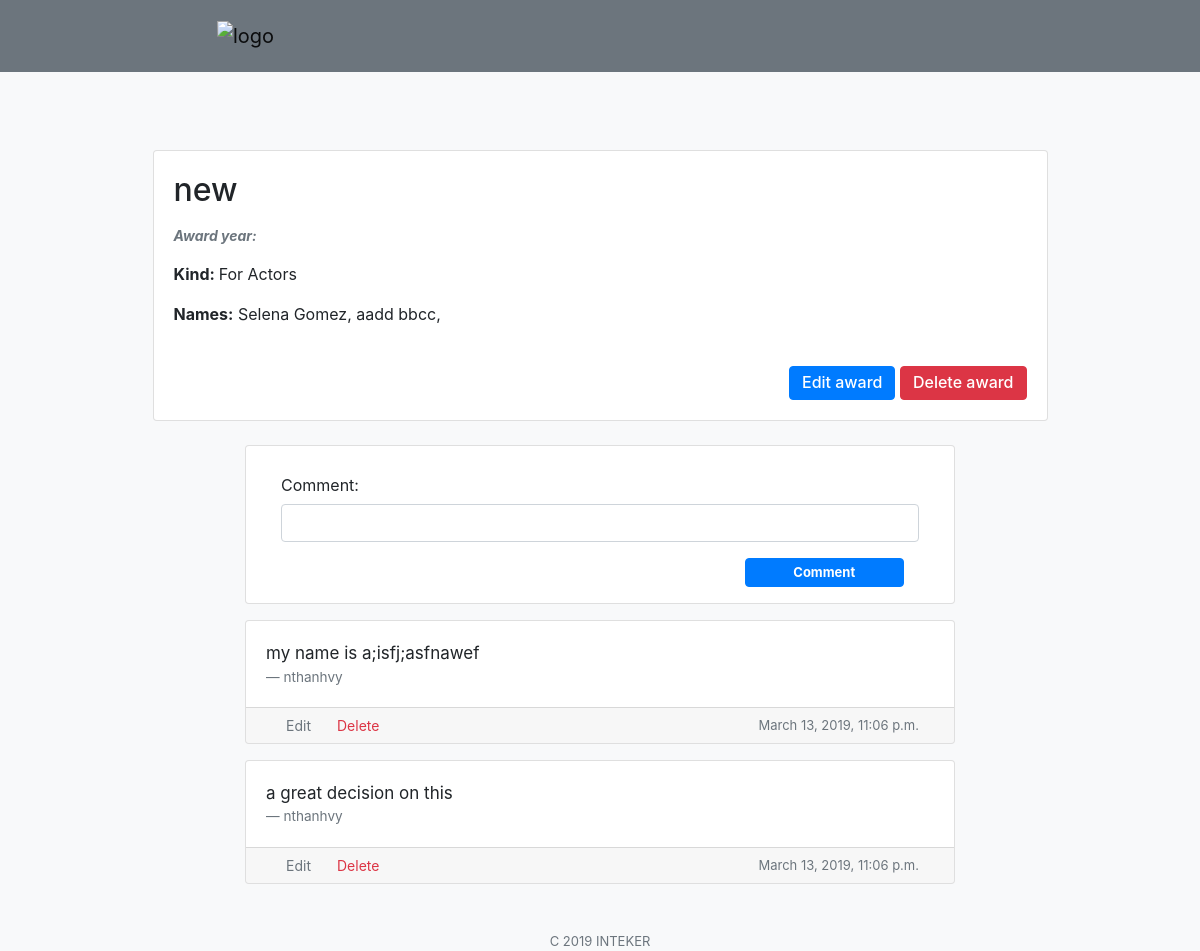
The app's page /home/awards/4/ with its own data.
### intekimdb/models.py (models this page shows, shortened)
class Award(models.Model):
    name = models.CharField(max_length=100)
    CHOICES = (('Movies', 'Movies'),('Actors', 'Actors'),)
    kind = models.CharField(max_length=6, choices=CHOICES, blank=False)
    actors = models.ManyToManyField(Actor, blank=True)
    movies = models.ManyToManyField(Movie, blank=True)
    date = models.DateTimeField(default=now())
    comments = GenericRelation(Comment)
    class Meta:
        verbose_name = "Award"
        verbose_name_plural = "Awards"

class Actor(models.Model):
    portrait = models.ImageField(upload_to='pic_folder/portrait/', default='pic_folder/no-img.jpg')
    firstname = models.CharField(max_length=50)
    lastname = models.CharField(max_length=50)
    birthday = models.DateTimeField(default=now())
    sex = models.CharField(max_length=6,
                           choices=(
                               ('Male', 'Male'),
                               ('Female', 'Female')
                           ), default='Male'
                           )
    nationality = models.CharField(max_length=15,
                                   choices=choice
                                   )
    alive = models.BooleanField(default=True)
    portrait = models.ImageField(upload_to = 'pic_folder/portrait', default = 'pic_folder/no-img.jpg')
    comments = GenericRelation(Comment)
    class Meta:
        verbose_name = "Actor"
        verbose_name_plural = "Actors"

class Comment(models.Model):
    user = models.ForeignKey(settings.AUTH_USER_MODEL, on_delete=models.CASCADE, default=1)
    entry_comment = models.TextField(max_length=160, blank=True)
    release_date = models.DateTimeField(default=now())
    content_type = models.ForeignKey(ContentType, on_delete=models.CASCADE, default=1)
    object_id = models.PositiveIntegerField(default=1)
    content_object = GenericForeignKey('content_type', 'object_id')
    def __str__(self):
        return self.entry_comment

### intekimdb/views.py (the view, shortened to what this page needs)
# urls.py: path('awards/<int:pk>/', views.AwardDetailView.as_view(), name='award_detail'),
class AwardDetailView(DetailView, FormMixin):
    model = Award
    form_class = CommentForm
    template_name = 'intekimdb/award_detail.html'
    def get_context_data(self, **kwargs):
        context = super().get_context_data(**kwargs)
        context['comments'] = Award.objects.get(pk=self.kwargs.get('pk')).comments.all()
        context['edit_comment_form'] = CommentEditForm
        return context

### intekimdb/forms.py (shortened to what this page needs)
class CommentForm(forms.ModelForm):
    class Meta:
        model = Comment
        fields = ('entry_comment', )
        readonly_fields=('user', 'release_date')
        widgets = {
            'entry_comment': forms.TextInput(),
        }
    def __init__(self, *args, **kwargs):
        super(CommentForm, self).__init__(*args, **kwargs)
        self.fields['entry_comment'].label = ""

### accounts/templatetags/add_attr.py (called while the page is built)
@register.filter(name='add_attr')
def add_attr(field, css):
    atts = {}
    definision = css.split(',')
    for d in definision:
        if ':' not in d:
            atts['class'] = d
        else:
            key, val = d.split(':')
            atts[key] = val
    return field.as_widget(attrs=atts)

### templates/intekimdb/award_detail.html (shortened to what this page needs)
{% extends "home.html" %}
{% load add_attr %}
{% block content %}
{% if object %}
<div class="col-10 mx-auto">
    <div class="card">
        <div class="card-body">
            <h2 class="card-head mb-3">{{ award.name }}</h2>
            <p class="card-text font-italic text-muted" style="font-size: 14px">
                <strong>Award year: </strong>{{ award.date.year }}
            </p>
            <p class="card-text">
                <strong>Kind: </strong>For {{ award.kind }}
            </p>
            {% if award.kind == "Actors" %}
                <p class="card-text">
                    <strong>Names:</strong> {% for actor in award.actors.all %}
                        {{ actor.firstname}} {{ actor.lastname }},
                    {% endfor %}
                </p>
            {% endif %}
        </div>
        <div class="card-body ml-auto">
            <a href="{% url 'intekimdb:award_update' award.id %}">
                <div class="btn btn-primary">
                    <h6 class="mb-0">Edit award </h6>
                </div>
            </a>
            <a href="{% url 'intekimdb:award_delete' award.id %}">
                <div class="btn btn-danger">
                    <h6 class="mb-0">Delete award </h6>
                </div>
            </a>
        </div>
    </div>
</div>
<div class="col-8 mx-auto mt-4">
    <div class="card">
        <div class="card-body pb-0">
            <form method="POST">
                <div class="form-group">
                    <label for="id_entry_comment" class="col-4 col-form-label">Comment:</label>
                    <div class="col-12">
                        {{ form.entry_comment|add_attr:"class:form-control" }}
                    </div>
                    <div class="row col-12 mt-3">
                        <input class="btn btn-primary col-3 ml-auto py-1 font-weight-bold" type="submit" value="Comment" style="font-size: 13px">
                    </div>
                </div>
            </form>
        </div>
    </div>
    <div class="d-flex flex-column-reverse">
        {% for comment in award.comments.all %}
        <div class="card mt-3">
            <div class="card-body">
                <blockquote class="blockquote mb-0" style="font-size: 17px">
                    {{comment}}
                    <footer class="blockquote-footer">{{ comment.user }}</footer>
                </blockquote>
            </div>
            <footer class="card-footer py-0" style="font-size: 13px">
                <div class="col-12 d-flex justify-content-start">
                    <button type="button" class="btn btn-default mr-2 text-muted px-1" data-toggle="modal" data-target="#myModal{{comment.id}}" style="font-size: 14px">Edit</button>
                    <button type="button" class="btn btn-default text-danger" data-toggle="modal" data-target="#myModal1{{comment.id}}" style="font-size: 14px">Delete</button>
                    <p class="text-muted mb-0 ml-auto align-self-center">
                        {{ comment.release_date }}
                    </p>
                </div>
            </footer>
        </div>
        {%endfor%}
    </div>
</div>
{% endif %}
{% endblock %}

### static/style.css (style rules this page uses)
body { width: 100%; height: 500px; background-color: lightgray; background-repeat: no-repeat; background-position: top; background-attachment: fixed; background-size: cover; }

### records on screen
Award: name "new", kind "Actors"
Actor: firstname "Selena", lastname "Gomez"
Actor: firstname "aadd", lastname "bbcc"
Comment: entry_comment "a great decision on this", user "nthanhvy", release_date "March 13, 2019, 11:06 p.m."
Comment: entry_comment "my name is a;isfj;asfnawef", user "nthanhvy", release_date "March 13, 2019, 11:06 p.m."
